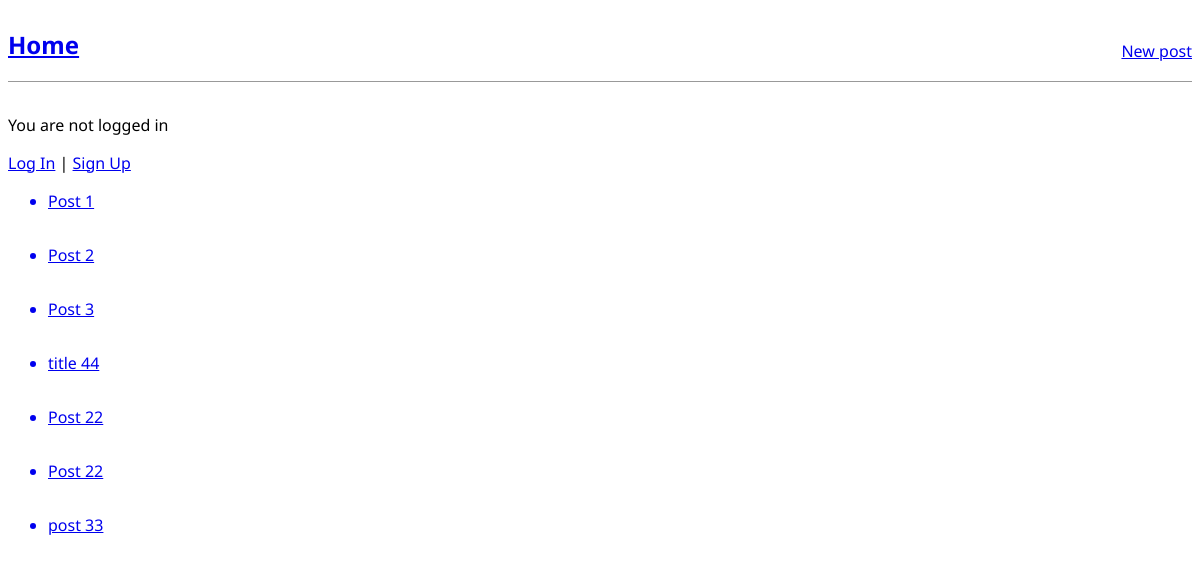
The app's page /, older data.
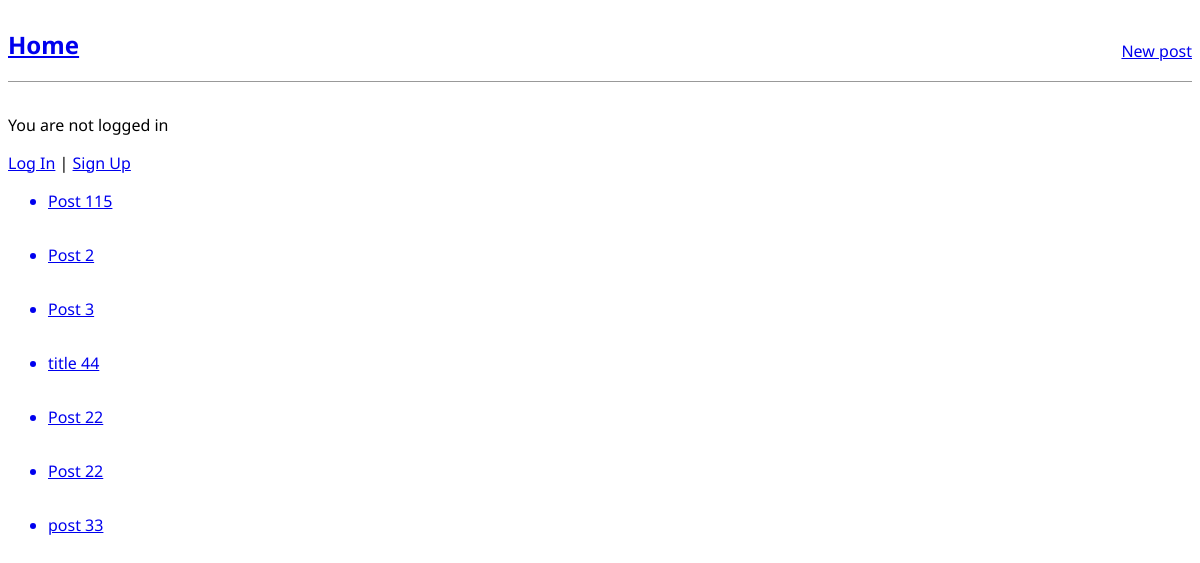
The same page, newer data.
### blog/models.py (models this page shows, shortened)
class Post(models.Model):
    title = models.CharField(max_length=200)
    author = models.ForeignKey(
        "auth.User",
        on_delete=models.CASCADE,
    )
    body = models.TextField()

### blog/views.py (the view)
# urls.py: path("", PostListView.as_view(), name="home"),
class PostListView(ListView):
    model = Post
    template_name = "post_list.html"

### templates/post_list.html
{% extends "_base.html" %}
{% block content %}
    {% for post in post_list %}
        <div class="post-entry">
            <ul>
                <a href="{% url 'post_detail' post.pk %}"><li>{{ post.title }}</li></a>
            </ul>
        </div>
    {% endfor %}
{% endblock content %}

Row changes from the older to the newer data that the page shows:
changed Post: title "Post 1" → "Post 115"
